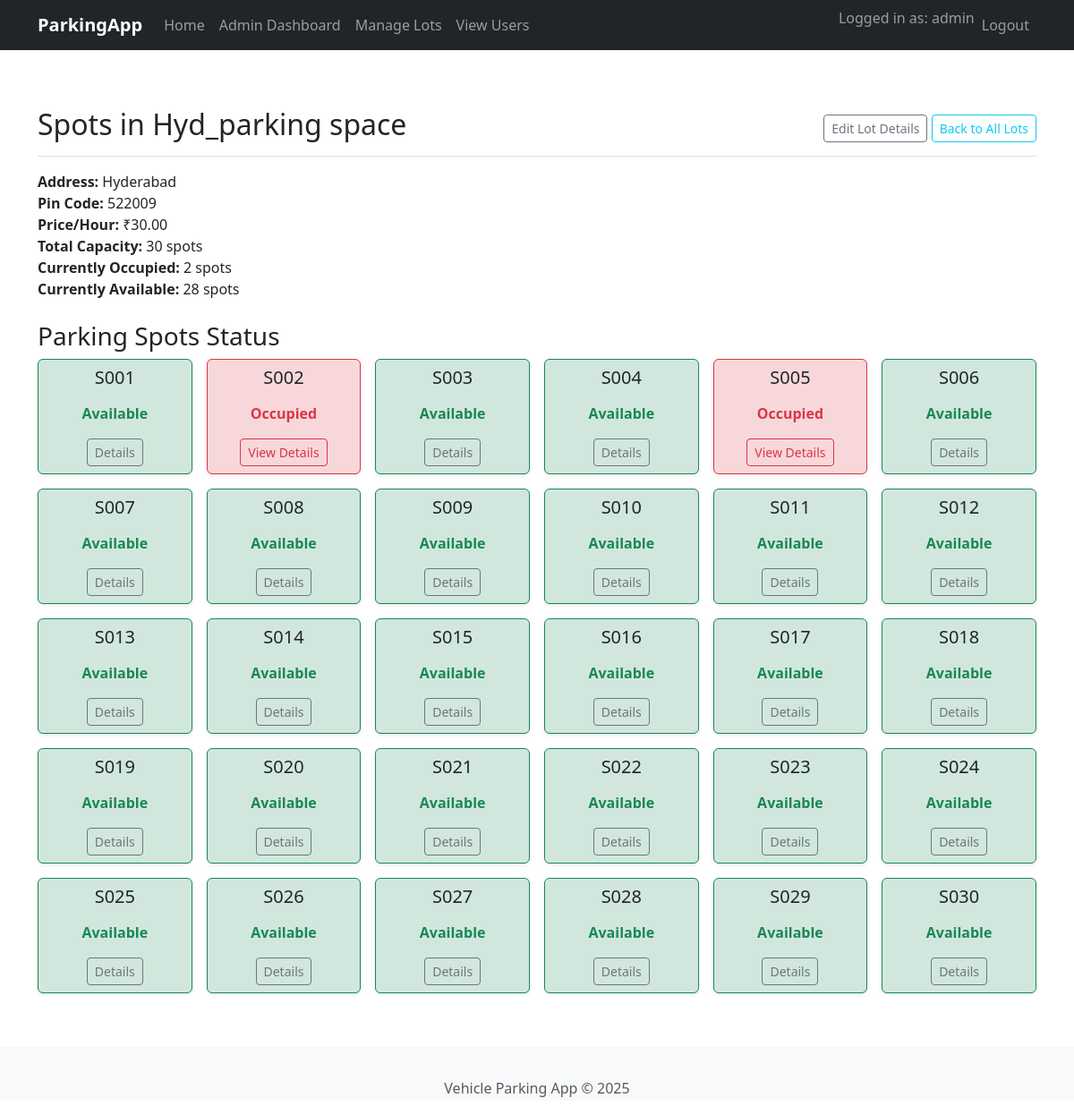
The app's page /admin/view_spots/1 (signed in) with its own data.
### app/models.py (models this page shows, shortened)
class User(UserMixin, db.Model):
    id = db.Column(db.Integer, primary_key=True)
    username = db.Column(db.String(64), index=True, unique=True, nullable=False)
    email = db.Column(db.String(120), index=True, unique=True, nullable=False)
    password_hash = db.Column(db.String(256), nullable=False)
    is_admin = db.Column(db.Boolean, default=False)
    reservations = db.relationship('Reservation', backref='tenant', lazy='dynamic') # Changed from 'user' to 'tenant'

class ParkingLot(db.Model):
    id = db.Column(db.Integer, primary_key=True)
    name = db.Column(db.String(128), nullable=False, unique=True) # prime_location_name
    address = db.Column(db.String(255))
    pin_code = db.Column(db.String(10))
    price_per_hour = db.Column(db.Float, nullable=False) # Price
    maximum_capacity = db.Column(db.Integer, nullable=False) # maximum_number_of_spots
    spots = db.relationship('ParkingSpot', backref='parking_lot', lazy='dynamic', cascade="all, delete-orphan")

class ParkingSpot(db.Model):
    id = db.Column(db.Integer, primary_key=True)
    spot_number = db.Column(db.String(20), nullable=False) # e.g., A01, B12
    lot_id = db.Column(db.Integer, db.ForeignKey('parking_lot.id'), nullable=False)
    status = db.Column(db.String(1), default='A', nullable=False)  # O=Occupied, A=Available
    reservations = db.relationship('Reservation', backref='parking_spot', lazy='dynamic')
    __table_args__ = (db.UniqueConstraint('lot_id', 'spot_number', name='_lot_spot_uc'),)

### app/admin_routes.py (the view)
@bp.route('/view_spots/<int:lot_id>')
@login_required
@admin_required
def view_lot_spots(lot_id):
    lot = ParkingLot.query.get_or_404(lot_id)
    spots = lot.spots.order_by(ParkingSpot.spot_number).all()
    return render_template('admin/view_lot_spots.html', lot=lot, spots=spots, title=f'Spots in {lot.name}')

### app/admin_routes.py (called while the page is built)
def admin_required(f):
    @wraps(f)
    def decorated_function(*args, **kwargs):
        if not current_user.is_authenticated or not current_user.is_admin:
            flash('You do not have permission to access this page.', 'danger')
            return redirect(url_for('auth.login', next=request.url))
        return f(*args, **kwargs)
    return decorated_function

### app/templates/admin/view_lot_spots.html (shortened to what this page needs)
{% extends "base.html" %}
{% block content %}
<div class="d-flex justify-content-between flex-wrap flex-md-nowrap align-items-center pt-3 pb-2 mb-3 border-bottom">
    <h1 class="h2">{{ title }}</h1>
    <div>
        <a href="{{ url_for('admin_routes.edit_parking_lot', lot_id=lot.id) }}" class="btn btn-sm btn-outline-secondary">Edit Lot Details</a>
        <a href="{{ url_for('admin_routes.list_parking_lots') }}" class="btn btn-sm btn-outline-info">Back to All Lots</a>
    </div>
</div>
<p>
    <strong>Address:</strong> {{ lot.address if lot.address else 'N/A' }}<br>
    <strong>Pin Code:</strong> {{ lot.pin_code if lot.pin_code else 'N/A' }}<br>
    <strong>Price/Hour:</strong> ₹{{ "%.2f"|format(lot.price_per_hour) }}<br>
    <strong>Total Capacity:</strong> {{ lot.maximum_capacity }} spots<br>
    <strong>Currently Occupied:</strong> {{ lot.spots.filter_by(status='O').count() }} spots<br>
    <strong>Currently Available:</strong> {{ lot.spots.filter_by(status='A').count() }} spots
</p>
<h3 class="mt-4">Parking Spots Status</h3>
{% if spots %}
<div class="row row-cols-2 row-cols-sm-3 row-cols-md-4 row-cols-lg-6 g-3">
    {% for spot in spots %}
    <div class="col">
        <div class="card h-100 text-center shadow-sm {% if spot.status == 'O' %}border-danger bg-danger-subtle{% elif spot.status == 'A' %}border-success bg-success-subtle{% else %}bg-light{% endif %}">
            <div class="card-header bg-transparent border-bottom-0">
                <h5 class="card-title mb-0">{{ spot.spot_number }}</h5>
            </div>
            <div class="card-body py-2">
                {% if spot.status == 'O' %}
                    <p class="card-text fw-bold text-danger">Occupied</p>
                    <a href="{{ url_for('admin_routes.view_spot_details', spot_id=spot.id) }}" class="btn btn-sm btn-outline-danger">View Details</a>
                {% elif spot.status == 'A' %}
                    <p class="card-text fw-bold text-success">Available</p>
                     <a href="{{ url_for('admin_routes.view_spot_details', spot_id=spot.id) }}" class="btn btn-sm btn-outline-secondary">Details</a>
                {% else %}
                    <p class="card-text">{{ spot.status }}</p>
                {% endif %}
            </div>
        </div>
    </div>
    {% endfor %}
</div>
{% else %}
<div class="alert alert-info" role="alert">
  No spots found for this parking lot. This might indicate an issue or the lot was just created with zero capacity.
</div>
{% endif %}
{% endblock %}

### app/templates/base.html (shortened to what this page needs)
<!doctype html>
<html lang="en">
<head>
    {{ bootstrap.load_css() }}
    <link rel="stylesheet" href="{{ url_for('static', filename='css/style.css') }}">
</head>
<body>
    <nav class="navbar navbar-expand-lg navbar-dark bg-dark mb-4">
        <div class="container">
            <a class="navbar-brand" href="{{ url_for('routes.index') }}">ParkingApp</a>
            <div class="collapse navbar-collapse" id="navbarNav">
                <ul class="navbar-nav me-auto mb-2 mb-lg-0">
                    <li class="nav-item">
                        <a class="nav-link" href="{{ url_for('routes.index') }}">Home</a>
                    </li>
                    {% if current_user.is_authenticated %}
                        {% if current_user.is_admin %}
                            <li class="nav-item"><a class="nav-link" href="{{ url_for('admin_routes.dashboard') }}">Admin Dashboard</a></li>
                            <li class="nav-item"><a class="nav-link" href="{{ url_for('admin_routes.list_parking_lots') }}">Manage Lots</a></li>
                            <li class="nav-item"><a class="nav-link" href="{{ url_for('admin_routes.list_users') }}">View Users</a></li>
                        {% else %}
                            <li class="nav-item"><a class="nav-link" href="#">User Dashboard</a></li>
                            <li class="nav-item"><a class="nav-link" href="#">Book Parking</a></li>
                        {% endif %}
                    {% endif %}
                </ul>
                <ul class="navbar-nav ms-auto mb-2 mb-lg-0">
                    {% if current_user.is_authenticated %}
                        <li class="nav-item"><span class="navbar-text">Logged in as: {{ current_user.username }}</span></li>
                        <li class="nav-item"><a class="nav-link" href="{{ url_for('auth.logout') }}">Logout</a></li>
                    {% else %}
                        <li class="nav-item"><a class="nav-link" href="{{ url_for('auth.login') }}">Login</a></li>
                        <li class="nav-item"><a class="nav-link" href="{{ url_for('auth.register') }}">Register</a></li>
                    {% endif %}
                </ul>
            </div>
        </div>
    </nav>
    <main class="container mt-4">
        {% block content %}{% endblock %}
    </main>
    <footer class="footer mt-auto py-3 bg-light">
        <div class="container text-center">
            <span class="text-muted">Vehicle Parking App &copy; {{ datetime.utcnow().year }}</span>
        </div>
    </footer>
</body>
</html>

### app/static/css/style.css (style rules this page uses)
body { padding-top: 0; display: flex; flex-direction: column; min-height: 100vh; }
main { flex: 1; padding-bottom: 60px; }
.footer { width: 100%; height: 60px; line-height: 60px; background-color: #f5f5f5; }
.card-title { font-weight: 500; }
.bg-danger-subtle { background-color: #f8d7da !important; }
.bg-success-subtle { background-color: #d1e7dd !important; }
.navbar-brand { font-weight: bold; }

### records on screen
User: username "admin"
ParkingLot: address "Hyderabad", pin_code "522009", price_per_hour "30.00", maximum_capacity "30"
ParkingSpot: spot_number "S001"
ParkingSpot: spot_number "S002"
ParkingSpot: spot_number "S003"
ParkingSpot: spot_number "S004"
ParkingSpot: spot_number "S005"
ParkingSpot: spot_number "S006"
ParkingSpot: spot_number "S007"
ParkingSpot: spot_number "S008"
ParkingSpot: spot_number "S009"
ParkingSpot: spot_number "S010"
ParkingSpot: spot_number "S011"
ParkingSpot: spot_number "S012"
ParkingSpot: spot_number "S013"
ParkingSpot: spot_number "S014"
ParkingSpot: spot_number "S015"
ParkingSpot: spot_number "S016"
ParkingSpot: spot_number "S017"
ParkingSpot: spot_number "S018"
ParkingSpot: spot_number "S019"
ParkingSpot: spot_number "S020"
ParkingSpot: spot_number "S021"
ParkingSpot: spot_number "S022"
ParkingSpot: spot_number "S023"
ParkingSpot: spot_number "S024"
ParkingSpot: spot_number "S025"
ParkingSpot: spot_number "S026"
ParkingSpot: spot_number "S027"
ParkingSpot: spot_number "S028"
ParkingSpot: spot_number "S029"
ParkingSpot: spot_number "S030"

### other values on screen
{{ title }} "Spots in Hyd_parking space"
{{ lot.spots.filter_by(status='O').count() }} "2"
{{ lot.spots.filter_by(status='A').count() }} "28"
